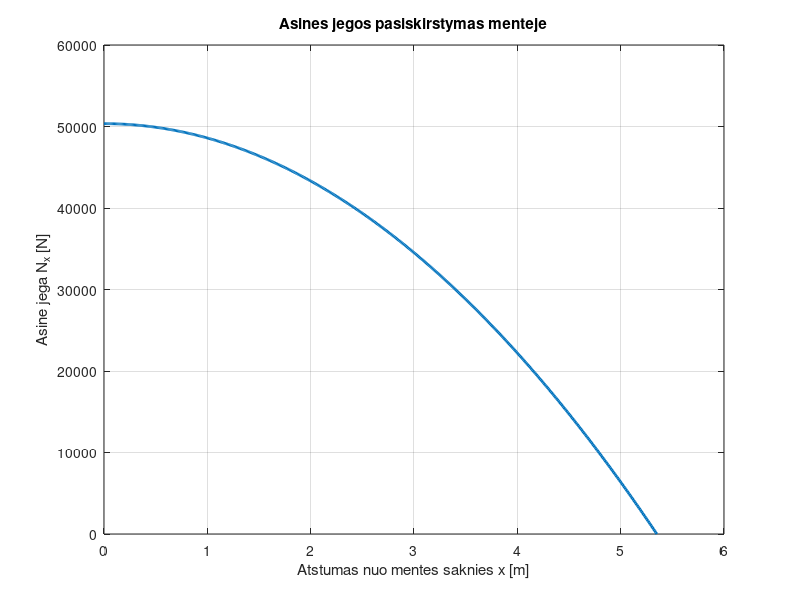

MATLAB code for this plot:
clc

%% INPUTS

m_cr = 2500; %[kg]
RPM = 395;
p = 27.8; %[kg/m^2]
C = 0.33; %[m]
m_ment = 11; %[kg]
n_ment = 3;
n_coef = 0.9;
v_max = 260; %[m/s]

g = 9.81; %[kg]

%% PRADINIAI SKAICIAVIMAI

% Maksimalus mentes ilgis

w = (2*pi*RPM)/60; %[rad/s]

R_max = v_max / w; %[m]

% Sraigto disko plotas

W_cr = m_cr * g; %[kg]

F = W_cr / (p * g); %[m^2]

% Mentes ilgis

R = sqrt(F/pi) %[m]

if R > R_max
    fprintf('Error R > R_max')
else
    fprintf('R < R_max == %4.2f m < %4.2f m \n', R, R_max)
end

% Oro srautas aplink mente

V = w * R; %[m/s]

fprintf('R_max = %4.2f m \n', R_max)
fprintf('F = %4.2f m \n', F)
fprintf('R = %4.2f m \n', R)
fprintf('V = %4.2f m \n', V)

%% KABOJIMUI REIKALINGA GALIA IR JEGA

% Traukos jega
T = W_cr; %[N]
T_ment = T/n_ment; %[N]

% Galia

V_vid = (w * R)/2; %[m/s]

P_ideal = (T * V_vid)/ 1000; %[kW]

P_prof = 0.25 * P_ideal; %[kW]

P = P_ideal + P_prof; %[kW]

P_vel = P/n_coef; %[kW]

P_gal = 1.2 * P_vel; %[kW]

fprintf('T = %4.2f N \n', T)
fprintf('T_ment = %4.2f N \n', T_ment)
fprintf('V_vid = %4.2f m/s \n', V_vid)
fprintf('P_ideal = %4.2f kW \n', P_ideal)
fprintf('P_prof = %4.2f kW \n', P_prof)
fprintf('P = %4.2f kW \n', P)
fprintf('P_vel = %4.2f kW \n', P_vel)
fprintf('P_gal = %4.2f kW \n', P_gal)

%% IRAZU SKAICIAVIMAS

%Saknyje
F_c = 0.5 * m_ment * w^2 * R;   % [N]

% Tiesinis mentes mases tankis
mu = m_ment / R; %[kg/m]

% Koordinate per mente nuo saknies iki galo
x = linspace(0, R, 500); %[m]

% Asine jega nuo iscentriniu jegu
Nx = 0.5 * mu * w^2 .* (R^2 - x.^2); %[N]

% Saknyje didziausia reiksme
Nx_root = Nx(1); %[N]

fprintf('mu = %4.4f kg/m \n', mu)
fprintf('Nx_root = %4.2f N \n', Nx_root)

figure;
plot(x, Nx, 'LineWidth', 2)
grid on
xlabel('Atstumas nuo mentes saknies x [m]')
ylabel('Asine jega N_x [N]')
title('Asines jegos pasiskirstymas menteje')
